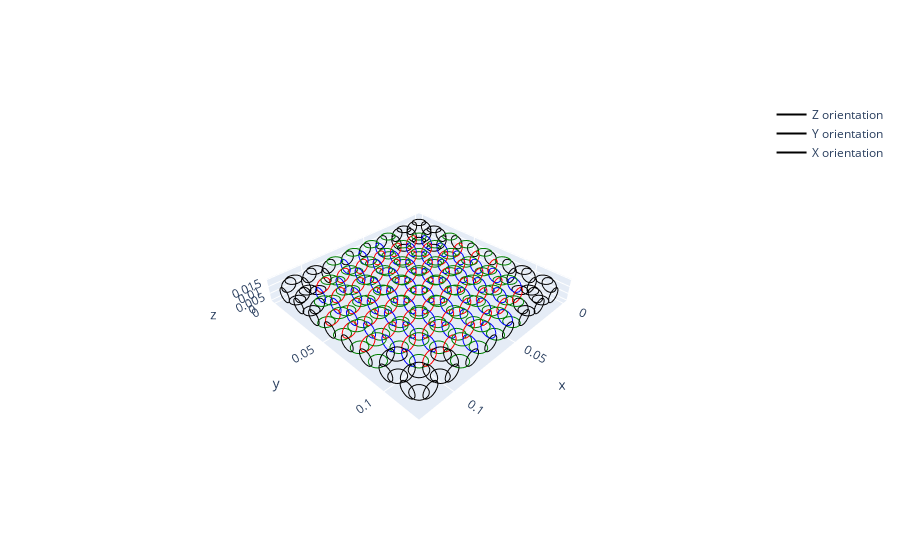

Notebook code for this chart:
### Code cell
# List of all rings
from Parameters import *
from Geometry import to3D, Cylinder_packing
Params['Packing'] = 'Cylinder-z'
Params['N'], Params['shape'] = to3D(1, 8, 8, 'zyx')
Rings_dict = Cylinder_packing(Params, Fill=True)
Rings_list = np.concatenate([Rings_dict[pos] for pos in Rings_dict])

fig = draw(Rings_list, Orientations)
fig.update_layout(scene=dict(
    aspectmode='manual',  # Устанавливаем ручной режим
    aspectratio=dict(x=1, y=1, z=1/8),  # Устанавливаем одинаковое соотношение осей
))
fig.show()
